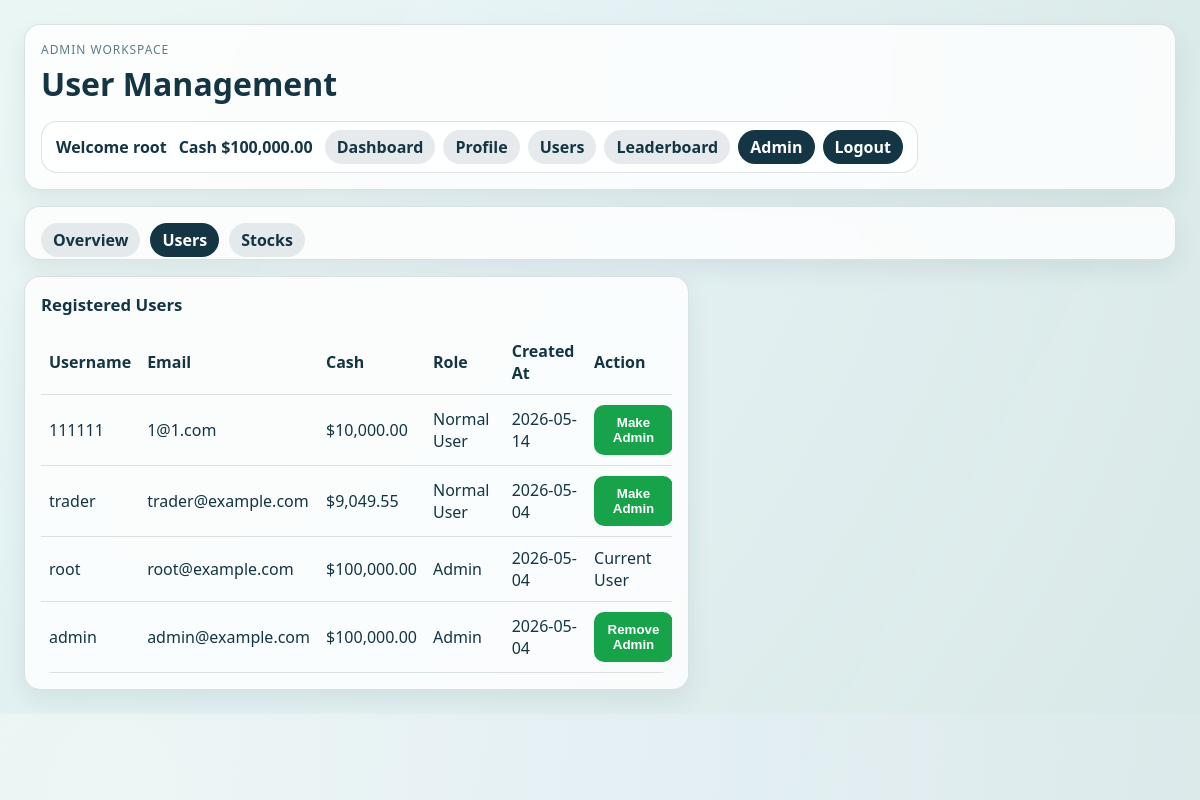
Before: /admin/users (signed in) with the older database file.
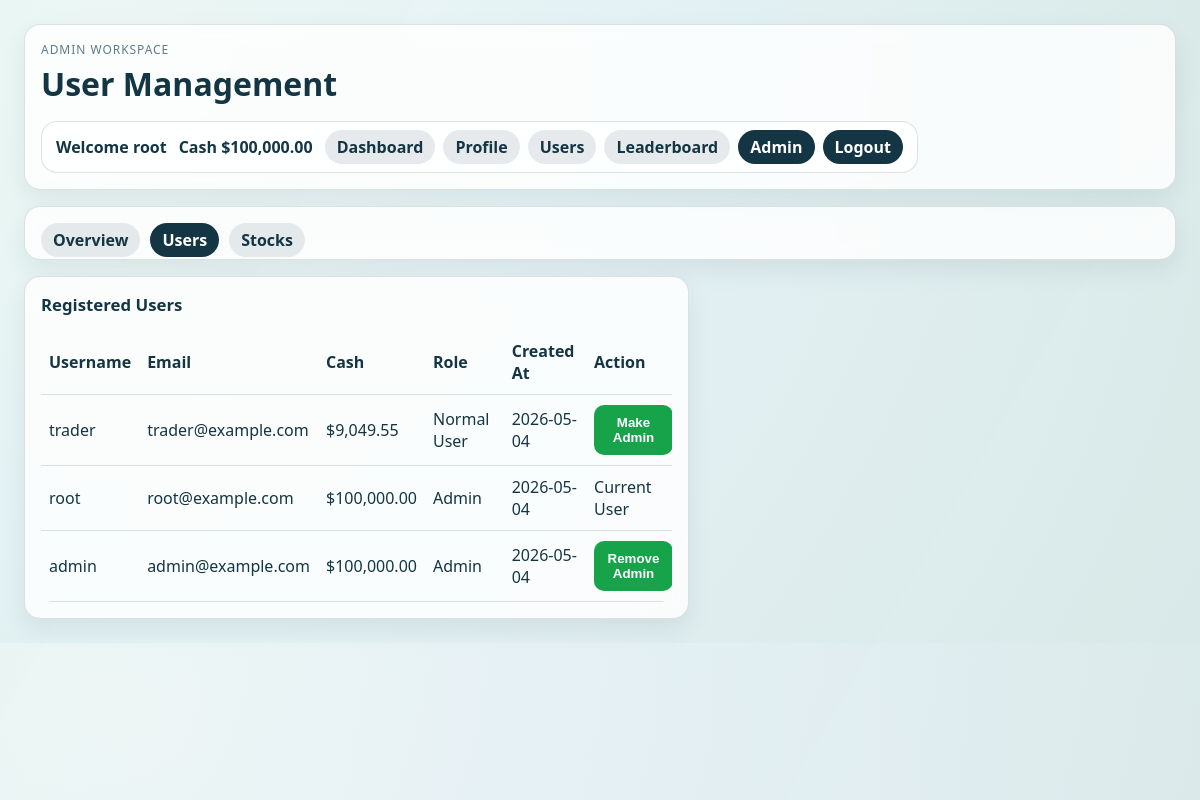
After: the same page with the newer database file.
### models.py (models this page shows, shortened)
class User(UserMixin, db.Model):
    id = db.Column(db.Integer, primary_key=True)
    username = db.Column(db.String(30), unique=True, nullable=False)
    email = db.Column(db.String(120), unique=True, nullable=False)
    password_hash = db.Column(db.String(255), nullable=False)
    is_admin = db.Column(db.Boolean, nullable=False, default=False)
    cash = db.Column(db.Numeric(12, 2), nullable=False, default=Decimal("10000.00"))
    bio = db.Column(db.String(200), nullable=True, default="")
    avatar_url = db.Column(db.String(500), nullable=True, default="")
    hide_holdings = db.Column(db.Boolean, nullable=False, default=False)
    created_at = db.Column(db.DateTime, nullable=False, default=datetime.utcnow)
    holdings = db.relationship("StockHolding", back_populates="user", cascade="all, delete-orphan")
    transactions = db.relationship("StockTransaction", back_populates="user", cascade="all, delete-orphan")

### app.py (the view)
@app.route("/admin/users")
@login_required
@admin_required
def admin_users():
    users = User.query.order_by(User.created_at.desc()).all()
    form = EmptyForm()
    return render_template(
        "admin_users.html",
        user_rows=build_admin_user_rows(users),
        form=form
    )

### app.py (called while the page is built)
@login_manager.user_loader
def load_user(user_id):
    return User.query.get(int(user_id))

def admin_required(view_func):
    @wraps(view_func)
    def wrapped_view(*args, **kwargs):
        if not current_user.is_authenticated:
            return redirect(url_for("login"))
        if not current_user.is_admin:
            flash("Admin access required.")
            return redirect(url_for("dashboard"))
        return view_func(*args, **kwargs)
    return wrapped_view

def build_admin_user_rows(users):
    return [
        {
            "user": user,
            "is_current_user": user.id == current_user.id,
            "role_label": "Admin" if user.is_admin else "Normal User",
            "action_label": "Remove Admin" if user.is_admin else "Make Admin",
        }
        for user in users
    ]

### templates/admin_users.html (shortened to what this page needs)
<!DOCTYPE html>
<html lang="en">
<head>
    <link rel="stylesheet" href="{{ url_for('static', filename='css/dashboard.css') }}">
</head>
<body>
    <div class="dashboard-bg"></div>
    <main class="dashboard">
        <header class="page-header panel">
            <div>
                <p class="kicker">Admin Workspace</p>
                <h1>User Management</h1>
            </div>
            {% include "_main_nav.html" %}
        </header>
        {% include "_admin_nav.html" %}
        <section class="panel holding-area">
            <h2>Registered Users</h2>
            <div class="table-wrap">
                <table>
                    <thead>
                        <tr>
                            <th>Username</th>
                            <th>Email</th>
                            <th>Cash</th>
                            <th>Role</th>
                            <th>Created At</th>
                            <th>Action</th>
                        </tr>
                    </thead>
                    <tbody>
                        {% for row in user_rows %}
                        <tr>
                            <td>{{ row.user.username }}</td>
                            <td>{{ row.user.email }}</td>
                            <td>${{ "{:,.2f}".format(row.user.cash) }}</td>
                            <td>{{ row.role_label }}</td>
                            <td>{{ row.user.created_at.strftime("%Y-%m-%d") }}</td>
                            <td>
                                {% if not row.is_current_user %}
                                    <form method="POST" action="{{ url_for('toggle_admin_role', user_id=row.user.id) }}">
                                        <button class="btn buy" type="submit">
                                            {{ row.action_label }}
                                        </button>
                                    </form>
                                {% else %}
                                    Current User
                                {% endif %}
                            </td>
                        </tr>
                        {% endfor %}
                    </tbody>
                </table>
            </div>
        </section>
    </main>
</body>
</html>

Changed rows visible on the page:
removed User: user.username "111111", user.email "1@1.com", user.cash "10,000.00", user.created_at "2026-05-14"
Other visible differences:
list line gone: "$ Normal User Make Admin"
